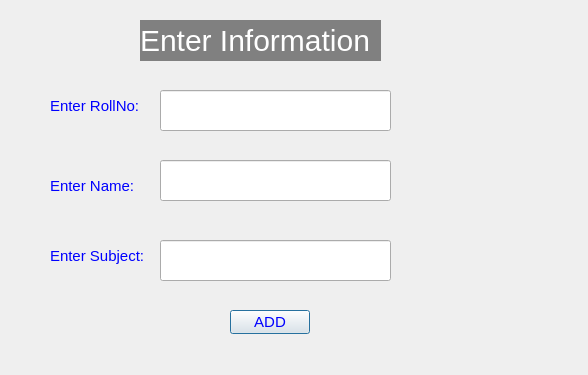
<?xml version="1.0" encoding="UTF-8"?>
<ui version="4.0">
 <class>addBox</class>
 <widget class="QDialog" name="addBox">
  <property name="geometry">
   <rect>
    <x>0</x>
    <y>0</y>
    <width>588</width>
    <height>375</height>
   </rect>
  </property>
  <property name="windowTitle">
   <string>Dialog</string>
  </property>
  <widget class="QLabel" name="label">
   <property name="geometry">
    <rect>
     <x>140</x>
     <y>20</y>
     <width>241</width>
     <height>41</height>
    </rect>
   </property>
   <property name="styleSheet">
    <string notr="true">QLabel{
background: light gray;
font-size: 30px;
color: white;
}</string>
   </property>
   <property name="text">
    <string>Enter Information</string>
   </property>
  </widget>
  <widget class="QLabel" name="label_2">
   <property name="geometry">
    <rect>
     <x>50</x>
     <y>90</y>
     <width>101</width>
     <height>31</height>
    </rect>
   </property>
   <property name="styleSheet">
    <string notr="true">QLabel{
font-size: 15px;
color: blue;
}</string>
   </property>
   <property name="text">
    <string>Enter RollNo: </string>
   </property>
  </widget>
  <widget class="QLineEdit" name="lineEdit">
   <property name="geometry">
    <rect>
     <x>160</x>
     <y>90</y>
     <width>231</width>
     <height>41</height>
    </rect>
   </property>
   <property name="styleSheet">
    <string notr="true">QLineEdit{
font-size: 15px;
}</string>
   </property>
  </widget>
  <widget class="QLabel" name="label_3">
   <property name="geometry">
    <rect>
     <x>50</x>
     <y>170</y>
     <width>101</width>
     <height>31</height>
    </rect>
   </property>
   <property name="styleSheet">
    <string notr="true">QLabel{
font-size: 15px;
color: blue;
}</string>
   </property>
   <property name="text">
    <string>Enter Name:</string>
   </property>
  </widget>
  <widget class="QLineEdit" name="lineEdit_2">
   <property name="geometry">
    <rect>
     <x>160</x>
     <y>160</y>
     <width>231</width>
     <height>41</height>
    </rect>
   </property>
   <property name="styleSheet">
    <string notr="true">QLineEdit{
font-size: 15px;
}</string>
   </property>
  </widget>
  <widget class="QLabel" name="label_4">
   <property name="geometry">
    <rect>
     <x>50</x>
     <y>240</y>
     <width>101</width>
     <height>31</height>
    </rect>
   </property>
   <property name="styleSheet">
    <string notr="true">QLabel{
font-size: 15px;
color: blue;
}</string>
   </property>
   <property name="text">
    <string>Enter Subject:</string>
   </property>
  </widget>
  <widget class="QLineEdit" name="lineEdit_3">
   <property name="geometry">
    <rect>
     <x>160</x>
     <y>240</y>
     <width>231</width>
     <height>41</height>
    </rect>
   </property>
   <property name="styleSheet">
    <string notr="true">QLineEdit{
font-size: 15px;
}</string>
   </property>
  </widget>
  <widget class="QPushButton" name="pushButton">
   <property name="geometry">
    <rect>
     <x>230</x>
     <y>310</y>
     <width>80</width>
     <height>24</height>
    </rect>
   </property>
   <property name="styleSheet">
    <string notr="true">QPushButton{
font-size: 15px;
color: blue;
}</string>
   </property>
   <property name="text">
    <string>ADD</string>
   </property>
  </widget>
 </widget>
 <resources/>
 <connections/>
</ui>
